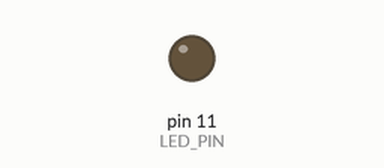
Simulated run of this sketch. Board: Arduino Uno, built with avr-gcc and run on an emulated ATmega328P. Shown: output pins drawn as LEDs (lit = HIGH). What the sketch prints to the serial monitor is not drawn.

Above: at 0.15 s.
Timing chart, 0 to 40.0 s (numbered marks = the images above):
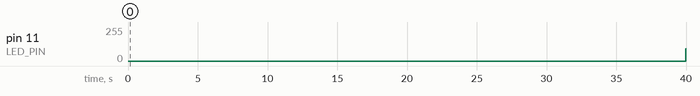

The sketch:

LED_BLINKING_RATE.ino
```cpp
#define LED_PIN 11

void setup() {
    pinMode(LED_PIN, OUTPUT);
    Serial.begin(9600);
}

void loop() {

     for (int i = 0; i < 255; i++){
      Serial.println(i);
      analogWrite(LED_PIN, i);
      delay(5);
     }

     for (int i = 255; i > 0; i-- ){
      Serial.println(i);
      analogWrite(LED_PIN, i);
      delay(5);
     }


}
```

Measured:
- by itself, pin 11 (LED_PIN): 0/255 → 93/255 at 40.0 s
